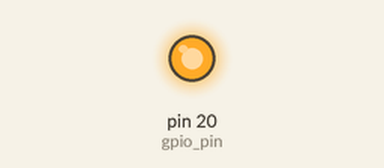
This program was run on a simulated MicroPython board. Parts: output pins drawn as LEDs (lit = HIGH). At 3.2 s the program stops and its outputs stay as they are.

Above: at 1.3 s.
At 2.3 s:
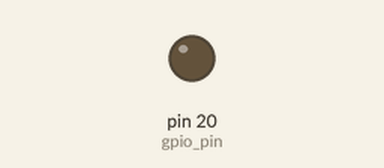
Timing chart, 0 to 3.8 s (numbered marks = the images above):
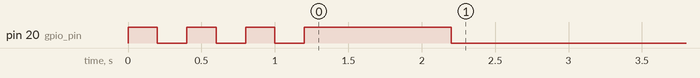

Measured:
- by itself, pin 20 (gpio_pin): goes 3 × (HIGH 0.20 s, LOW 0.20 s), HIGH 1.0 s, then LOW

The program:

main.py
```python
from machine import Pin
import time

gpio_pin = Pin(20, Pin.OUT)


def pulse(pin, high_time, low_time):
    """
    Geef een puls op de pin:
    Maak de pin pin_nr hoog, wacht high_time,
    maak de pin laag, en wacht nog low_time
    """

    pin.value(1)
    time.sleep(high_time)
    pin.value(0)
    time.sleep(low_time)

while True:
    pulse(gpio_pin, 0.2, 0.2)
    pulse(gpio_pin, 0.2, 0.2)
    pulse(gpio_pin, 0.2, 0.2)
    pulse(gpio_pin, 1, 1)
    break
```
